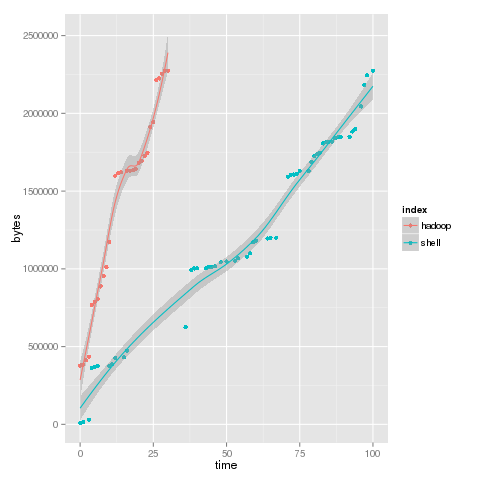

Write the R code that produced this figure.
library(debug)
library(ggplot2)
data <- rbind(read.csv('images-hadoop.csv', header=F, col.names=c('time', 'index', 'bytes'), sep=' '),
              read.csv('images-local.csv', header=F, col.names=c('time', 'index', 'bytes'), sep=' '))
png("images.png")
ggplot(data=data, aes(x=time, y=bytes, col=index)) +
  geom_point() +
  geom_smooth()

dev.off()
